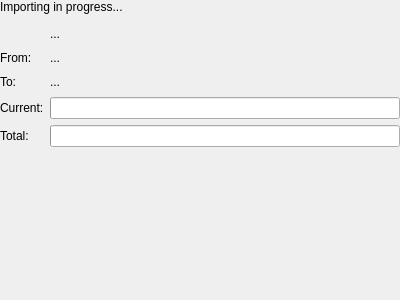
<?xml version="1.0" encoding="UTF-8"?>
<ui version="4.0">
 <class>ImportMailsWidget</class>
 <widget class="QWidget" name="ImportMailsWidget">
  <property name="geometry">
   <rect>
    <x>0</x>
    <y>0</y>
    <width>400</width>
    <height>300</height>
   </rect>
  </property>
  <layout class="QVBoxLayout" name="verticalLayout_2">
   <property name="margin">
    <number>0</number>
   </property>
   <item>
    <layout class="QVBoxLayout" name="verticalLayout">
     <item>
      <layout class="QGridLayout">
       <property name="margin">
        <number>0</number>
       </property>
       <item row="2" column="0">
        <widget class="QLabel" name="textLabel1_3">
         <property name="text">
          <string>From:</string>
         </property>
         <property name="wordWrap">
          <bool>false</bool>
         </property>
        </widget>
       </item>
       <item row="3" column="0">
        <widget class="QLabel" name="textLabel2">
         <property name="text">
          <string>To:</string>
         </property>
         <property name="wordWrap">
          <bool>false</bool>
         </property>
        </widget>
       </item>
       <item row="4" column="0">
        <widget class="QLabel" name="textLabel3">
         <property name="text">
          <string>Current:</string>
         </property>
         <property name="wordWrap">
          <bool>false</bool>
         </property>
        </widget>
       </item>
       <item row="0" column="0" colspan="2">
        <widget class="QLabel" name="textStatus">
         <property name="text">
          <string>Importing in progress...</string>
         </property>
         <property name="alignment">
          <set>Qt::AlignTop</set>
         </property>
         <property name="wordWrap">
          <bool>false</bool>
         </property>
        </widget>
       </item>
       <item row="1" column="1">
        <widget class="QLabel" name="current">
         <property name="sizePolicy">
          <sizepolicy hsizetype="Expanding" vsizetype="Preferred">
           <horstretch>0</horstretch>
           <verstretch>0</verstretch>
          </sizepolicy>
         </property>
         <property name="text">
          <string>...</string>
         </property>
         <property name="wordWrap">
          <bool>false</bool>
         </property>
        </widget>
       </item>
       <item row="3" column="1">
        <widget class="QLabel" name="to">
         <property name="sizePolicy">
          <sizepolicy hsizetype="Expanding" vsizetype="Preferred">
           <horstretch>0</horstretch>
           <verstretch>0</verstretch>
          </sizepolicy>
         </property>
         <property name="text">
          <string>...</string>
         </property>
         <property name="wordWrap">
          <bool>false</bool>
         </property>
        </widget>
       </item>
       <item row="5" column="0">
        <widget class="QLabel" name="textLabel4">
         <property name="text">
          <string>Total:</string>
         </property>
         <property name="wordWrap">
          <bool>false</bool>
         </property>
        </widget>
       </item>
       <item row="2" column="1">
        <widget class="QLabel" name="from">
         <property name="sizePolicy">
          <sizepolicy hsizetype="Expanding" vsizetype="Preferred">
           <horstretch>0</horstretch>
           <verstretch>0</verstretch>
          </sizepolicy>
         </property>
         <property name="text">
          <string>...</string>
         </property>
         <property name="wordWrap">
          <bool>false</bool>
         </property>
        </widget>
       </item>
       <item row="5" column="1">
        <widget class="QProgressBar" name="done_overall"/>
       </item>
       <item row="4" column="1">
        <widget class="QProgressBar" name="done_current"/>
       </item>
      </layout>
     </item>
     <item>
      <widget class="PimCommon::CustomLogWidget" name="log" native="true"/>
     </item>
    </layout>
   </item>
  </layout>
 </widget>
 <customwidgets>
  <customwidget>
   <class>PimCommon::CustomLogWidget</class>
   <extends>QWidget</extends>
   <header location="global">PimCommon/CustomLogWidget</header>
   <container>1</container>
  </customwidget>
 </customwidgets>
 <resources/>
 <connections/>
</ui>
